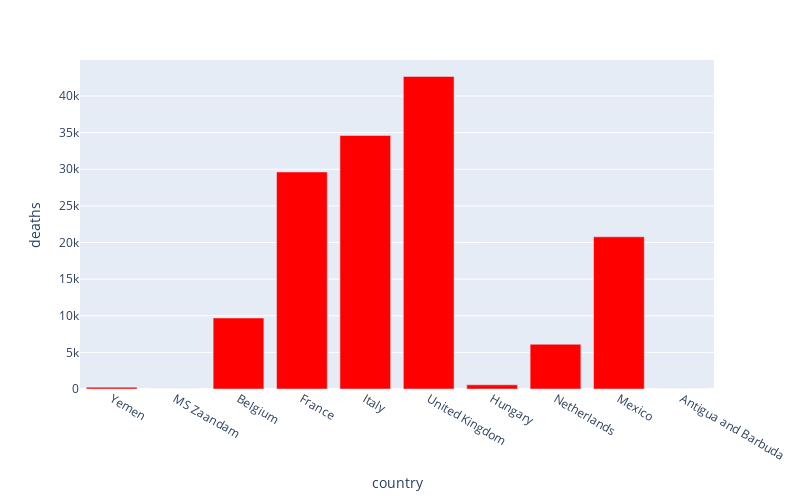

Source (notebook cell):
### Markdown cell above
***
# <font color='red'>Top 10 worst affected countries- Death/Confirmed ratio</font>
***

### Code cell
country_df['d/c']=country_df['deaths']/country_df['confirmed']
d= country_df.sort_values('d/c', ascending=False)
#sorted_death_df = country_df.sort_values(country_df['d/c'], ascending=False)
px.bar(
    d.head(10),
    x = "country",
    y = "deaths",
    #title= "Top 10 worst affected countries- Death cases", # the axis names
    color_discrete_sequence=["red"], 
    height=500,
    width=800
)

### Figure 1 — Plotly figure (JSON) as saved in the notebook; plotly's stock layout.template omitted (floating-point values rounded to 4 significant figures)
{"data": [{"alignmentgroup": "True", "hovertemplate": "country=%{x}<br>deaths=%{y}<extra></extra>", "legendgroup": "", "marker": {"color": "red"}, "name": "", "offsetgroup": "", "orientation": "v", "showlegend": false, "textposition": "auto", "type": "bar", "x": ["Yemen", "MS Zaandam", "Belgium", "France", "Italy", "United Kingdom", "Hungary", "Netherlands", "Mexico", "Antigua and Barbuda"], "xaxis": "x", "y": [254, 2, 9696, 29636, 34610, 42674, 570, 6108, 20781, 3], "yaxis": "y"}], "layout": {"barmode": "relative", "height": 500, "legend": {"tracegroupgap": 0}, "margin": {"t": 60}, "width": 800, "xaxis": {"anchor": "y", "domain": [0, 1], "title": {"text": "country"}}, "yaxis": {"anchor": "x", "domain": [0, 1], "title": {"text": "deaths"}}}}
